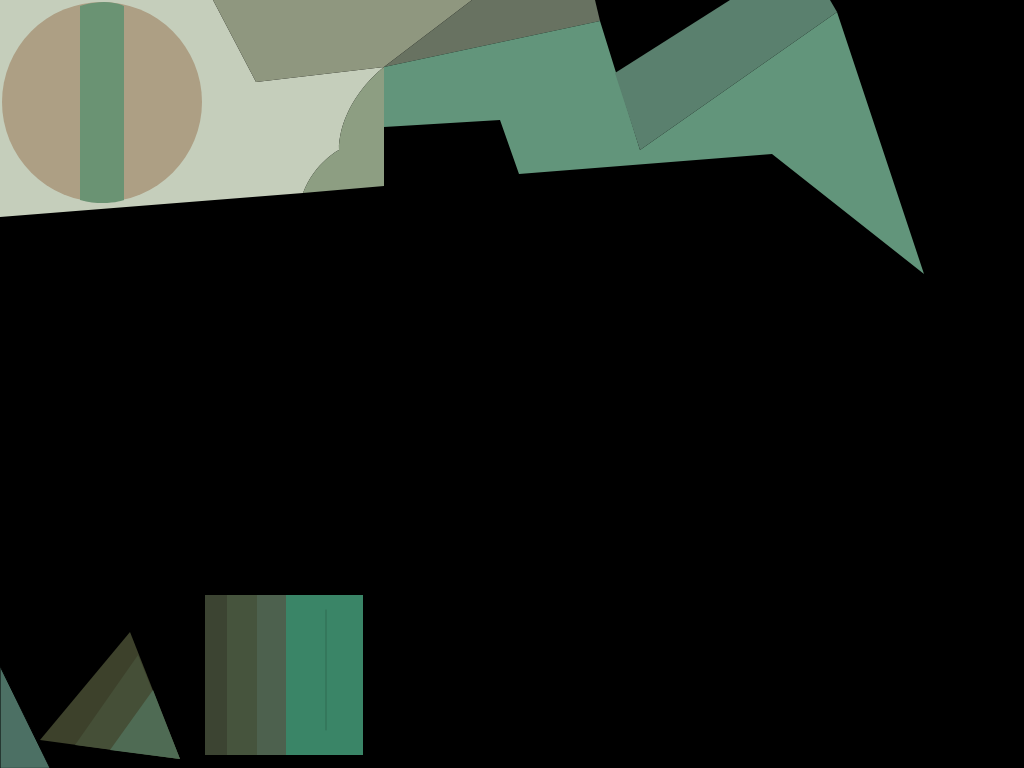
Frame 1 (no input)
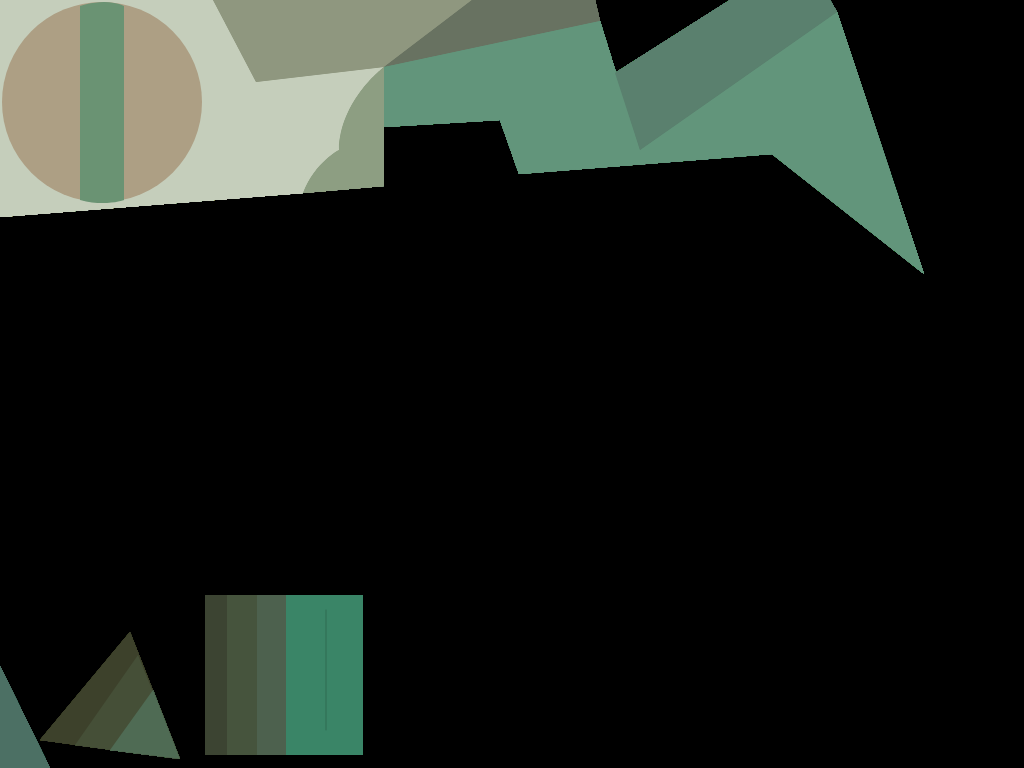
Frame 60 (no input)
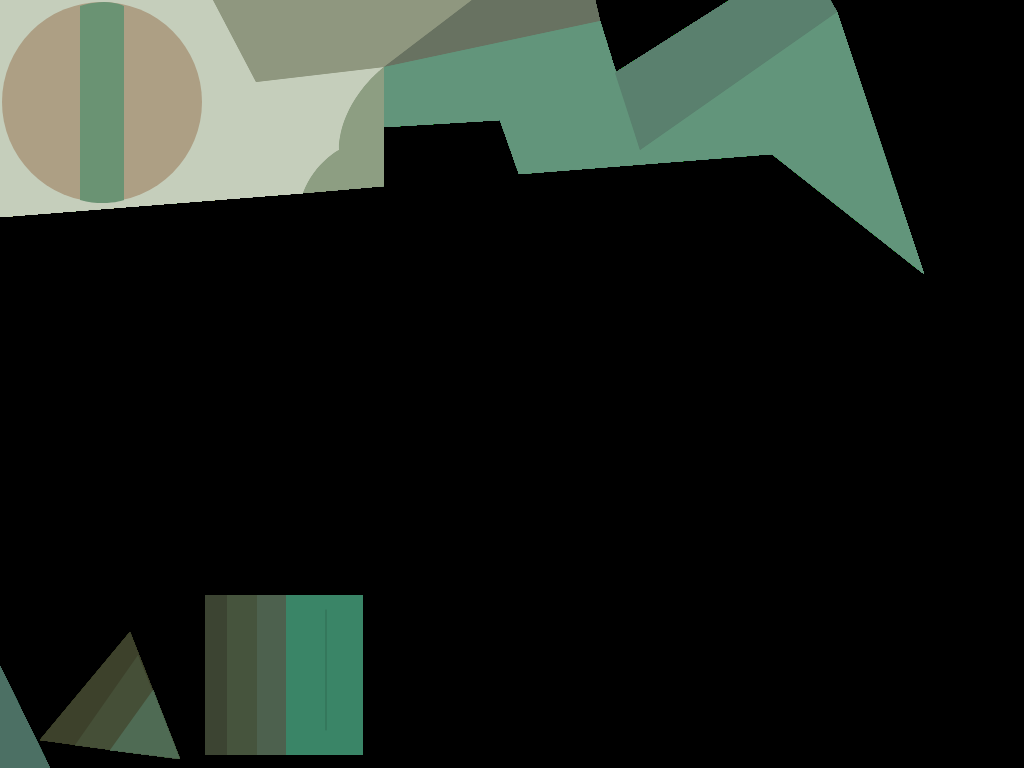
Frame 120 (the mouse pressed at the canvas centre since frame 60)

The p5.js sketch that drew these frames (run headless with seeded random() and noise() and a simulated clock; from frame 60 on, the mouse is pressed at the canvas centre):

// p5.js sketch
// ── sketch.js
function setup() {
  createCanvas(1024, 768);
  background(0);
}

function draw() {
  fill(76, 112, 100);
  triangle(0, 768, 0, 666, 50, 768);

  noStroke();

  fill(61, 65, 43);
  triangle(40, 740, 130, 632, 180, 759);

  fill(69, 79, 55);
  triangle(75, 745, 138, 655, 180, 759);

  fill(79, 107, 84);
  triangle(110, 750, 153, 690, 180, 759);

  fill(58, 133, 103);
  rect(205, 595, 158, 160);

  fill(60, 68, 50);
  rect(205, 595, 22, 160);

  fill(70, 84, 61);
  rect(227, 595, 30, 160);

  fill(77, 97, 78);
  rect(257, 595, 29, 160);

  stroke(1, 50);
  line(326, 610, 326, 730);

  noStroke();
  fill(197, 206, 187);
  beginShape();
  vertex(0, 0);
  vertex(213, 0);
  vertex(256, 82);
  vertex(384, 67);
  bezierVertex(384, 67, 340, 100, 339, 150);
  bezierVertex(339, 150, 315, 162, 303, 193);
  vertex(303, 193);
  vertex(0, 217);
  endShape(CLOSE);

  fill(173, 159, 132);
  ellipse(102, 102, 200, 200);

  fill(106, 147, 115);
  beginShape();
  vertex(80, 6);
  bezierVertex(80, 6, 105, -3, 124, 6);
  vertex(124, 0);
  vertex(124, 200);
  bezierVertex(124, 200, 105, 207, 80, 200);
  vertex(80, 200);
  vertex(80, 0);
  endShape(CLOSE);

  fill(143, 151, 127);
  beginShape();
  vertex(213, 0);
  vertex(256, 82);
  vertex(384, 67);
  vertex(472, 0);
  endShape(CLOSE);

  fill(104, 114, 97);
  beginShape();
  vertex(384, 67);
  vertex(472, 0);
  vertex(595, 0);
  vertex(600, 21);
  vertex(384, 67);
  endShape(CLOSE);

  fill(98, 149, 123);
  beginShape();
  vertex(384, 67);
  vertex(600, 21);
  vertex(640, 150);
  vertex(837, 12);
  vertex(924, 274);
  vertex(772, 154);
  vertex(519, 174);
  vertex(500, 120);
  vertex(384, 127);
  vertex(384, 67);
  endShape(CLOSE);

  // vertex(600, 21);

  fill(90, 128, 110);
  beginShape();
  vertex(615, 73);
  vertex(640, 150);
  vertex(837, 12);
  vertex(830, 0);
  vertex(730, 0);
  vertex(615, 73);
  endShape(CLOSE);

  fill(141, 158, 130);
  beginShape();
  vertex(384, 67);
  bezierVertex(384, 67, 340, 100, 339, 150);
  bezierVertex(339, 150, 315, 162, 303, 193);
  vertex(303, 193);
  vertex(384, 186);
  vertex(384, 67);
  endShape(CLOSE);

}
